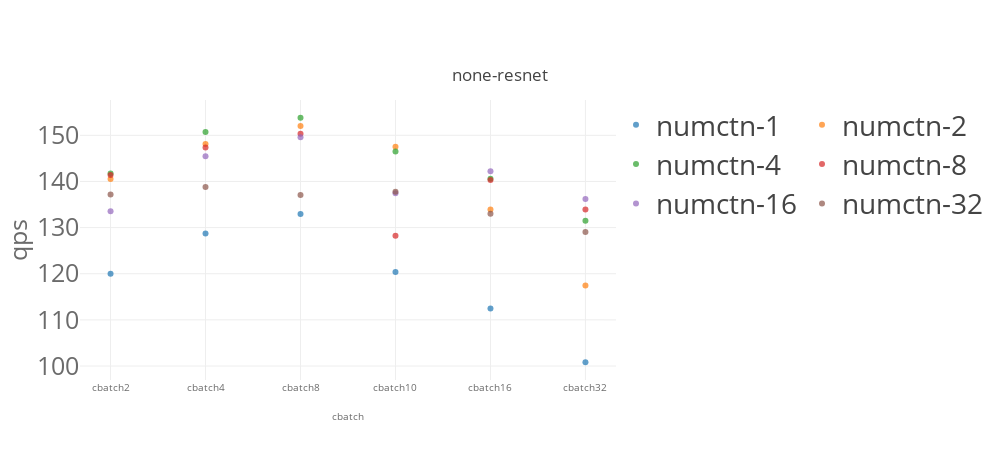
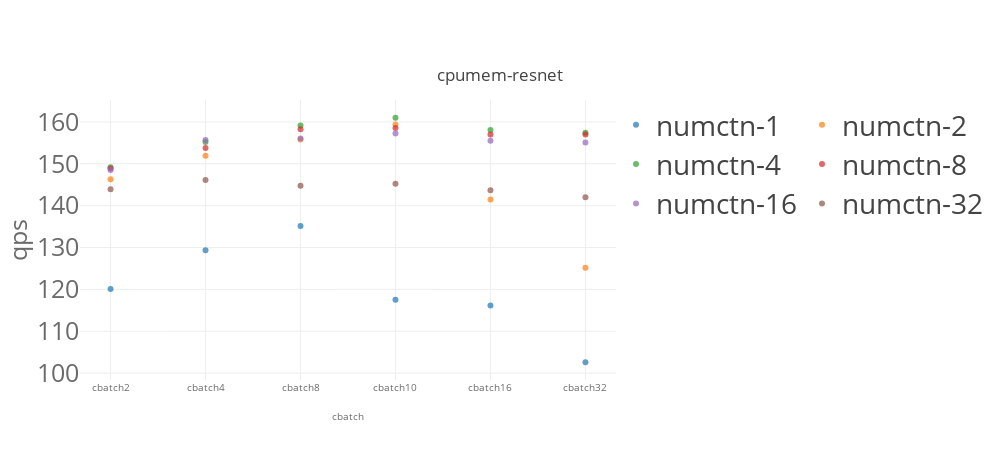
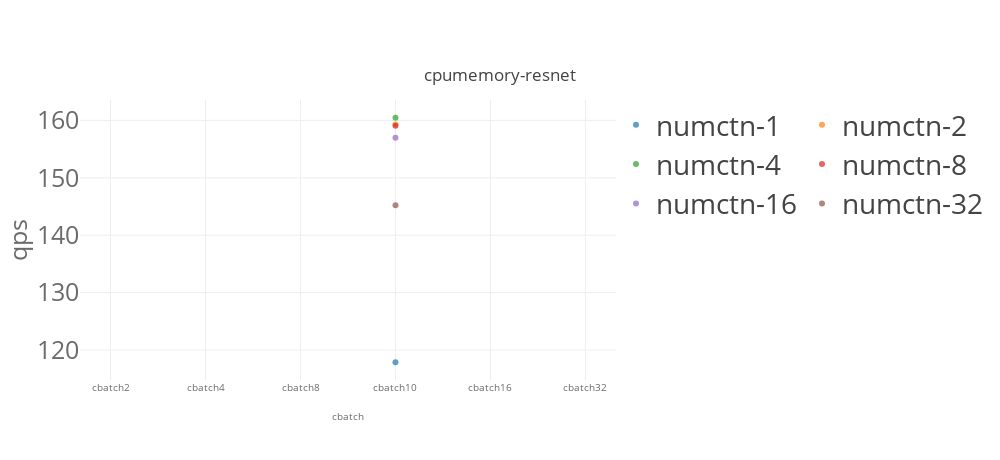

The notebook cell these images were saved under, in order:
### Code cell
import matplotlib
import matplotlib.pyplot as plt
import numpy as np
from svglib.svglib import svg2rlg
from reportlab.graphics import renderPDF
from reportlab.pdfgen import canvas

from numpy import percentile, mean, std
import plotly.graph_objects as go

from plotly.offline import init_notebook_mode, iplot

import plotly.io as pio
pio.templates.default = "none"
# pio.templates.default = "simple_white"

import plotly.graph_objects as go
from plotly.subplots import make_subplots
import pandas as pd
# import plotly.express as px


for k8senv in ['none','cpumem','cpumemory']:
    for model_name in ['resnet']:
        list_traces = []
        for numctn in [1,2,4,8,16,32]: 
            dfg_bench = dfg[(dfg['benchmark']== model_name)  & (dfg['k8senv']==k8senv) & (dfg['numctn']==numctn) &\
                        ((dfg['cbatch']==2) |\
                         (dfg['cbatch']==4)| (dfg['cbatch']==8)| (dfg['cbatch']==10)| (dfg['cbatch']==16)| (dfg['cbatch']==32))]
            print(dfg_bench)


            #data
            trace = go.Scatter(
                name="numctn-"+str(numctn),
                x=[ 'cbatch2','cbatch4','cbatch8','cbatch10','cbatch16','cbatch32'],
                y= dfg_bench['qps'].values.tolist(),
    #             error_y = dict(type='data', array=df1_bench['model_time_std'].values.tolist()),
                opacity=0.7,
                mode='markers'
            )
            list_traces.append(trace)

        

        #layout
        layout = go.Layout(
            title={
                'text': k8senv+"-"+model_name ,
                'y':0.85,
                'x':0.5,
                'xanchor': 'center',
                'yanchor': 'top'},
            width=1000,
            height=460,
            xaxis=dict(
                title= "cbatch",
                tickvals=[ 'cbatch2','cbatch4','cbatch8','cbatch10','cbatch16','cbatch32'],
                titlefont=dict(
                    size=10,
                    color='rgb(107, 107, 107)'
                ),
                tickfont=dict(
                    size=10,
                    color='rgb(107, 107, 107)'
                )
            ),
            yaxis=dict(
                title= "qps",
                automargin=True,
                titlefont=dict(
                    size=25,
                    color='rgb(107, 107, 107)'
                ),
                tickfont=dict(
                    size=25,
                    color='rgb(107, 107, 107)'
                ),    
            ),
            legend=dict(
                x=1.0,
                y=1.0,
                bgcolor='rgba(255, 255, 255, 0)',
                bordercolor='rgba(255, 255, 255, 0)',
                font = dict( size = 28)
            ),
            barmode='group',
            bargap=0.15,
            bargroupgap=0.08
    #         legend_orientation="h"
        )

    data = list_traces
    fig = go.Figure(data=data, layout=layout)
    fig.update_layout(legend_orientation="h")
    fig.show()    

#     fig.write_image(path + model_name + k8senv +'.pdf')

### Figure 1 — Plotly figure (JSON) as saved in the notebook; plotly's stock layout.template omitted (floating-point values rounded to 4 significant figures)
{"data": [{"mode": "markers", "name": "numctn-1", "opacity": 0.7, "type": "scatter", "x": ["cbatch2", "cbatch4", "cbatch8", "cbatch10", "cbatch16", "cbatch32"], "y": [120.0, 128.7, 132.9, 120.4, 112.4, 100.8]}, {"mode": "markers", "name": "numctn-2", "opacity": 0.7, "type": "scatter", "x": ["cbatch2", "cbatch4", "cbatch8", "cbatch10", "cbatch16", "cbatch32"], "y": [140.6, 148.1, 152.0, 147.5, 133.9, 117.4]}, {"mode": "markers", "name": "numctn-4", "opacity": 0.7, "type": "scatter", "x": ["cbatch2", "cbatch4", "cbatch8", "cbatch10", "cbatch16", "cbatch32"], "y": [141.7, 150.7, 153.8, 146.5, 140.6, 131.5]}, {"mode": "markers", "name": "numctn-8", "opacity": 0.7, "type": "scatter", "x": ["cbatch2", "cbatch4", "cbatch8", "cbatch10", "cbatch16", "cbatch32"], "y": [141.4, 147.3, 150.3, 128.2, 140.3, 133.9]}, {"mode": "markers", "name": "numctn-16", "opacity": 0.7, "type": "scatter", "x": ["cbatch2", "cbatch4", "cbatch8", "cbatch10", "cbatch16", "cbatch32"], "y": [133.5, 145.5, 149.6, 137.5, 142.2, 136.2]}, {"mode": "markers", "name": "numctn-32", "opacity": 0.7, "type": "scatter", "x": ["cbatch2", "cbatch4", "cbatch8", "cbatch10", "cbatch16", "cbatch32"], "y": [137.2, 138.8, 137.1, 137.8, 133.0, 129.1]}], "layout": {"bargap": 0.15, "bargroupgap": 0.08, "barmode": "group", "height": 460, "legend": {"bgcolor": "rgba(255, 255, 255, 0)", "bordercolor": "rgba(255, 255, 255, 0)", "font": {"size": 28}, "orientation": "h", "x": 1, "y": 1}, "title": {"text": "none-resnet", "x": 0.5, "xanchor": "center", "y": 0.85, "yanchor": "top"}, "width": 1000, "xaxis": {"tickfont": {"color": "rgb(107, 107, 107)", "size": 10}, "tickvals": ["cbatch2", "cbatch4", "cbatch8", "cbatch10", "cbatch16", "cbatch32"], "title": {"font": {"color": "rgb(107, 107, 107)", "size": 10}, "text": "cbatch"}}, "yaxis": {"automargin": true, "tickfont": {"color": "rgb(107, 107, 107)", "size": 25}, "title": {"font": {"color": "rgb(107, 107, 107)", "size": 25}, "text": "qps"}}}}

### Figure 2 — Plotly figure (JSON) as saved in the notebook; plotly's stock layout.template omitted (floating-point values rounded to 4 significant figures)
{"data": [{"mode": "markers", "name": "numctn-1", "opacity": 0.7, "type": "scatter", "x": ["cbatch2", "cbatch4", "cbatch8", "cbatch10", "cbatch16", "cbatch32"], "y": [120.1, 129.3, 135.1, 117.6, 116.2, 102.6]}, {"mode": "markers", "name": "numctn-2", "opacity": 0.7, "type": "scatter", "x": ["cbatch2", "cbatch4", "cbatch8", "cbatch10", "cbatch16", "cbatch32"], "y": [146.3, 151.9, 155.8, 159.4, 141.4, 125.2]}, {"mode": "markers", "name": "numctn-4", "opacity": 0.7, "type": "scatter", "x": ["cbatch2", "cbatch4", "cbatch8", "cbatch10", "cbatch16", "cbatch32"], "y": [149.2, 155.2, 159.1, 161.0, 158.0, 157.4]}, {"mode": "markers", "name": "numctn-8", "opacity": 0.7, "type": "scatter", "x": ["cbatch2", "cbatch4", "cbatch8", "cbatch10", "cbatch16", "cbatch32"], "y": [148.9, 153.7, 158.2, 158.6, 157.0, 157.0]}, {"mode": "markers", "name": "numctn-16", "opacity": 0.7, "type": "scatter", "x": ["cbatch2", "cbatch4", "cbatch8", "cbatch10", "cbatch16", "cbatch32"], "y": [148.5, 155.7, 156.0, 157.2, 155.5, 155.1]}, {"mode": "markers", "name": "numctn-32", "opacity": 0.7, "type": "scatter", "x": ["cbatch2", "cbatch4", "cbatch8", "cbatch10", "cbatch16", "cbatch32"], "y": [143.9, 146.1, 144.8, 145.2, 143.7, 142.0]}], "layout": {"bargap": 0.15, "bargroupgap": 0.08, "barmode": "group", "height": 460, "legend": {"bgcolor": "rgba(255, 255, 255, 0)", "bordercolor": "rgba(255, 255, 255, 0)", "font": {"size": 28}, "orientation": "h", "x": 1, "y": 1}, "title": {"text": "cpumem-resnet", "x": 0.5, "xanchor": "center", "y": 0.85, "yanchor": "top"}, "width": 1000, "xaxis": {"tickfont": {"color": "rgb(107, 107, 107)", "size": 10}, "tickvals": ["cbatch2", "cbatch4", "cbatch8", "cbatch10", "cbatch16", "cbatch32"], "title": {"font": {"color": "rgb(107, 107, 107)", "size": 10}, "text": "cbatch"}}, "yaxis": {"automargin": true, "tickfont": {"color": "rgb(107, 107, 107)", "size": 25}, "title": {"font": {"color": "rgb(107, 107, 107)", "size": 25}, "text": "qps"}}}}

### Figure 3 — Plotly figure (JSON) as saved in the notebook; plotly's stock layout.template omitted (floating-point values rounded to 4 significant figures)
{"data": [{"mode": "markers", "name": "numctn-1", "opacity": 0.7, "type": "scatter", "x": ["cbatch2", "cbatch4", "cbatch8", "cbatch10", "cbatch16", "cbatch32"], "y": [null, null, null, 117.9, null, null]}, {"mode": "markers", "name": "numctn-2", "opacity": 0.7, "type": "scatter", "x": ["cbatch2", "cbatch4", "cbatch8", "cbatch10", "cbatch16", "cbatch32"], "y": [null, null, null, 159.3, null, null]}, {"mode": "markers", "name": "numctn-4", "opacity": 0.7, "type": "scatter", "x": ["cbatch2", "cbatch4", "cbatch8", "cbatch10", "cbatch16", "cbatch32"], "y": [null, null, null, 160.5, null, null]}, {"mode": "markers", "name": "numctn-8", "opacity": 0.7, "type": "scatter", "x": ["cbatch2", "cbatch4", "cbatch8", "cbatch10", "cbatch16", "cbatch32"], "y": [null, null, null, 159.1, null, null]}, {"mode": "markers", "name": "numctn-16", "opacity": 0.7, "type": "scatter", "x": ["cbatch2", "cbatch4", "cbatch8", "cbatch10", "cbatch16", "cbatch32"], "y": [null, null, null, 157.0, null, null]}, {"mode": "markers", "name": "numctn-32", "opacity": 0.7, "type": "scatter", "x": ["cbatch2", "cbatch4", "cbatch8", "cbatch10", "cbatch16", "cbatch32"], "y": [null, null, null, 145.2, null, null]}], "layout": {"bargap": 0.15, "bargroupgap": 0.08, "barmode": "group", "height": 460, "legend": {"bgcolor": "rgba(255, 255, 255, 0)", "bordercolor": "rgba(255, 255, 255, 0)", "font": {"size": 28}, "orientation": "h", "x": 1, "y": 1}, "title": {"text": "cpumemory-resnet", "x": 0.5, "xanchor": "center", "y": 0.85, "yanchor": "top"}, "width": 1000, "xaxis": {"tickfont": {"color": "rgb(107, 107, 107)", "size": 10}, "tickvals": ["cbatch2", "cbatch4", "cbatch8", "cbatch10", "cbatch16", "cbatch32"], "title": {"font": {"color": "rgb(107, 107, 107)", "size": 10}, "text": "cbatch"}}, "yaxis": {"automargin": true, "tickfont": {"color": "rgb(107, 107, 107)", "size": 25}, "title": {"font": {"color": "rgb(107, 107, 107)", "size": 25}, "text": "qps"}}}}
